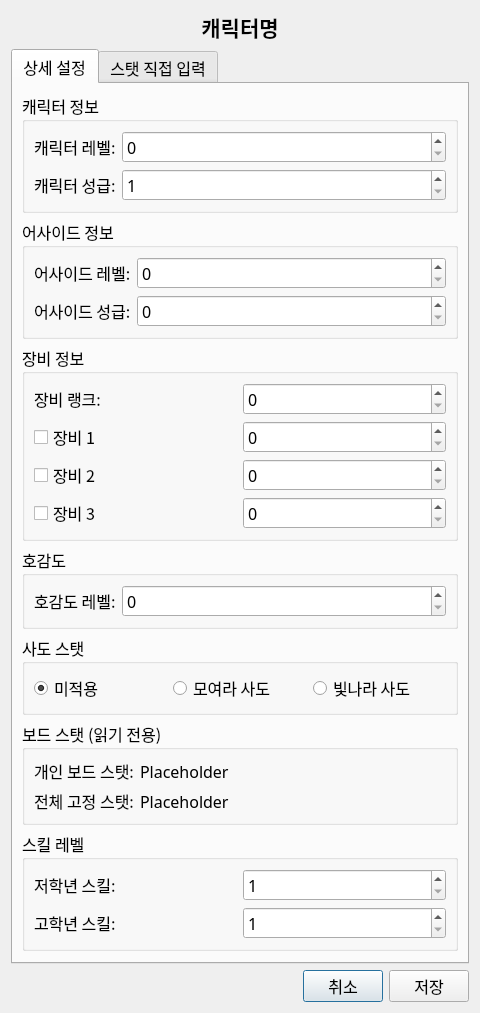
<?xml version="1.0" encoding="UTF-8"?>
<ui version="4.0">
 <class>HeroSettingDialog</class>
 <widget class="QDialog" name="HeroSettingDialog">
  <property name="geometry">
   <rect>
    <x>0</x>
    <y>0</y>
    <width>480</width>
    <height>830</height>
   </rect>
  </property>
  <property name="font">
   <font>
    <family>ONE Mobile POP</family>
    <pointsize>12</pointsize>
   </font>
  </property>
  <property name="windowTitle">
   <string>캐릭터 설정</string>
  </property>
  <layout class="QVBoxLayout" name="verticalLayout">
   <item>
    <widget class="QLabel" name="hero_name_label">
     <property name="font">
      <font>
       <family>ONE Mobile POP</family>
       <pointsize>16</pointsize>
       <bold>true</bold>
      </font>
     </property>
     <property name="text">
      <string>캐릭터명</string>
     </property>
     <property name="alignment">
      <set>Qt::AlignmentFlag::AlignCenter</set>
     </property>
    </widget>
   </item>
   <item>
    <widget class="QTabWidget" name="tabWidget">
     <property name="currentIndex">
      <number>0</number>
     </property>
     <widget class="QWidget" name="detailed_settings_tab">
      <attribute name="title">
       <string>상세 설정</string>
      </attribute>
      <layout class="QVBoxLayout" name="verticalLayout_2">
       <item>
        <widget class="QGroupBox" name="character_info_group">
         <property name="title">
          <string>캐릭터 정보</string>
         </property>
         <layout class="QFormLayout" name="formLayout">
          <item row="0" column="0">
           <widget class="QLabel" name="label">
            <property name="text">
             <string>캐릭터 레벨:</string>
            </property>
           </widget>
          </item>
          <item row="0" column="1">
           <widget class="QSpinBox" name="char_level_spinbox"/>
          </item>
          <item row="1" column="0">
           <widget class="QLabel" name="label_2">
            <property name="text">
             <string>캐릭터 성급:</string>
            </property>
           </widget>
          </item>
          <item row="1" column="1">
           <widget class="QSpinBox" name="char_grade_spinbox">
            <property name="minimum">
             <number>1</number>
            </property>
            <property name="maximum">
             <number>6</number>
            </property>
           </widget>
          </item>
         </layout>
        </widget>
       </item>
       <item>
        <widget class="QGroupBox" name="aside_info_group">
         <property name="title">
          <string>어사이드 정보</string>
         </property>
         <layout class="QFormLayout" name="formLayout_2">
          <item row="0" column="0">
           <widget class="QLabel" name="label_3">
            <property name="text">
             <string>어사이드 레벨:</string>
            </property>
           </widget>
          </item>
          <item row="0" column="1">
           <widget class="QSpinBox" name="aside_level_spinbox"/>
          </item>
          <item row="1" column="0">
           <widget class="QLabel" name="label_4">
            <property name="text">
             <string>어사이드 성급:</string>
            </property>
           </widget>
          </item>
          <item row="1" column="1">
           <widget class="QSpinBox" name="aside_grade_spinbox">
            <property name="maximum">
             <number>5</number>
            </property>
           </widget>
          </item>
         </layout>
        </widget>
       </item>
       <item>
        <widget class="QGroupBox" name="equipment_info_group">
         <property name="title">
          <string>장비 정보</string>
         </property>
         <layout class="QVBoxLayout" name="verticalLayout_3">
          <item>
           <layout class="QHBoxLayout" name="horizontalLayout_2">
            <item>
             <widget class="QLabel" name="label_5">
              <property name="text">
               <string>장비 랭크:</string>
              </property>
             </widget>
            </item>
            <item>
             <widget class="QSpinBox" name="equip_rank_spinbox"/>
            </item>
           </layout>
          </item>
          <item>
           <layout class="QGridLayout" name="gridLayout_3">
            <item row="0" column="0">
             <widget class="QCheckBox" name="equip1_checkbox">
              <property name="text">
               <string>장비 1</string>
              </property>
             </widget>
            </item>
            <item row="0" column="1">
             <widget class="QSpinBox" name="equip1_level_spinbox"/>
            </item>
            <item row="1" column="0">
             <widget class="QCheckBox" name="equip2_checkbox">
              <property name="text">
               <string>장비 2</string>
              </property>
             </widget>
            </item>
            <item row="1" column="1">
             <widget class="QSpinBox" name="equip2_level_spinbox"/>
            </item>
            <item row="2" column="0">
             <widget class="QCheckBox" name="equip3_checkbox">
              <property name="text">
               <string>장비 3</string>
              </property>
             </widget>
            </item>
            <item row="2" column="1">
             <widget class="QSpinBox" name="equip3_level_spinbox"/>
            </item>
           </layout>
          </item>
         </layout>
        </widget>
       </item>
       <item>
        <widget class="QGroupBox" name="affection_group">
         <property name="title">
          <string>호감도</string>
         </property>
         <layout class="QFormLayout" name="formLayout_3">
          <item row="0" column="0">
           <widget class="QLabel" name="label_6">
            <property name="text">
             <string>호감도 레벨:</string>
            </property>
           </widget>
          </item>
          <item row="0" column="1">
           <widget class="QSpinBox" name="affection_level_spinbox"/>
          </item>
         </layout>
        </widget>
       </item>
       <item>
        <widget class="QGroupBox" name="apostle_group">
         <property name="title">
          <string>사도 스탯</string>
         </property>
         <layout class="QHBoxLayout" name="horizontalLayout_3">
          <item>
           <widget class="QRadioButton" name="apostle_none_radio">
            <property name="text">
             <string>미적용</string>
            </property>
            <property name="checked">
             <bool>true</bool>
            </property>
           </widget>
          </item>
          <item>
           <widget class="QRadioButton" name="apostle_gather_radio">
            <property name="text">
             <string>모여라 사도</string>
            </property>
           </widget>
          </item>
          <item>
           <widget class="QRadioButton" name="apostle_shine_radio">
            <property name="text">
             <string>빛나라 사도</string>
            </property>
           </widget>
          </item>
         </layout>
        </widget>
       </item>
       <item>
        <widget class="QGroupBox" name="board_stat_group">
         <property name="title">
          <string>보드 스탯 (읽기 전용)</string>
         </property>
         <layout class="QFormLayout" name="formLayout_4">
          <item row="0" column="0">
           <widget class="QLabel" name="label_7">
            <property name="text">
             <string>개인 보드 스탯:</string>
            </property>
           </widget>
          </item>
          <item row="0" column="1">
           <widget class="QLabel" name="personal_board_label">
            <property name="text">
             <string>Placeholder</string>
            </property>
           </widget>
          </item>
          <item row="1" column="0">
           <widget class="QLabel" name="label_8">
            <property name="text">
             <string>전체 고정 스탯:</string>
            </property>
           </widget>
          </item>
          <item row="1" column="1">
           <widget class="QLabel" name="global_board_label">
            <property name="text">
             <string>Placeholder</string>
            </property>
           </widget>
          </item>
         </layout>
        </widget>
       </item>
       <item>
        <widget class="QGroupBox" name="skill_group">
         <property name="title">
          <string>스킬 레벨</string>
         </property>
         <layout class="QGridLayout" name="gridLayout_4">
          <item row="0" column="0">
           <widget class="QLabel" name="lower_skill_label">
            <property name="text">
             <string>저학년 스킬:</string>
            </property>
           </widget>
          </item>
          <item row="0" column="1">
           <widget class="QSpinBox" name="lower_skill_spinbox">
            <property name="minimum">
             <number>1</number>
            </property>
            <property name="maximum">
             <number>10</number>
            </property>
           </widget>
          </item>
          <item row="1" column="0">
           <widget class="QLabel" name="upper_skill_label">
            <property name="text">
             <string>고학년 스킬:</string>
            </property>
           </widget>
          </item>
          <item row="1" column="1">
           <widget class="QSpinBox" name="upper_skill_spinbox">
            <property name="minimum">
             <number>1</number>
            </property>
            <property name="maximum">
             <number>10</number>
            </property>
           </widget>
          </item>
         </layout>
        </widget>
       </item>
       <item>
        <spacer name="verticalSpacer_2">
         <property name="orientation">
          <enum>Qt::Orientation::Vertical</enum>
         </property>
         <property name="sizeHint" stdset="0">
          <size>
           <width>20</width>
           <height>40</height>
          </size>
         </property>
        </spacer>
       </item>
      </layout>
     </widget>
     <widget class="QWidget" name="manual_stats_tab">
      <attribute name="title">
       <string>스탯 직접 입력</string>
      </attribute>
      <layout class="QVBoxLayout" name="verticalLayout_4">
       <item>
        <widget class="QCheckBox" name="use_manual_stats_checkbox">
         <property name="text">
          <string>유저가 입력한 스탯 사용</string>
         </property>
        </widget>
       </item>
       <item>
        <widget class="QGroupBox" name="stats_group">
         <property name="title">
          <string>캐릭터 스탯</string>
         </property>
         <layout class="QGridLayout" name="gridLayout_2">
          <item row="0" column="0">
           <widget class="QLabel" name="attack_label">
            <property name="text">
             <string>공격력:</string>
            </property>
           </widget>
          </item>
          <item row="0" column="1">
           <widget class="QSpinBox" name="attack_spinbox">
            <property name="maximum">
             <number>999999</number>
            </property>
           </widget>
          </item>
          <item row="1" column="0">
           <widget class="QLabel" name="defense_label">
            <property name="text">
             <string>방어력:</string>
            </property>
           </widget>
          </item>
          <item row="1" column="1">
           <widget class="QSpinBox" name="defense_spinbox">
            <property name="maximum">
             <number>999999</number>
            </property>
           </widget>
          </item>
          <item row="2" column="0">
           <widget class="QLabel" name="hp_label">
            <property name="text">
             <string>체력:</string>
            </property>
           </widget>
          </item>
          <item row="2" column="1">
           <widget class="QSpinBox" name="hp_spinbox">
            <property name="maximum">
             <number>9999999</number>
            </property>
           </widget>
          </item>
          <item row="3" column="0">
           <widget class="QLabel" name="attack_speed_label">
            <property name="text">
             <string>공격속도:</string>
            </property>
           </widget>
          </item>
          <item row="3" column="1">
           <widget class="QSpinBox" name="attack_speed_spinbox">
            <property name="maximum">
             <number>999</number>
            </property>
           </widget>
          </item>
          <item row="4" column="0">
           <widget class="QLabel" name="crit_rate_label">
            <property name="text">
             <string>치명타 확률:</string>
            </property>
           </widget>
          </item>
          <item row="4" column="1">
           <widget class="QSpinBox" name="crit_rate_spinbox">
            <property name="maximum">
             <number>999</number>
            </property>
           </widget>
          </item>
          <item row="5" column="0">
           <widget class="QLabel" name="crit_damage_label">
            <property name="text">
             <string>치명타 피해:</string>
            </property>
           </widget>
          </item>
          <item row="5" column="1">
           <widget class="QSpinBox" name="crit_damage_spinbox">
            <property name="maximum">
             <number>999</number>
            </property>
           </widget>
          </item>
          <item row="6" column="0">
           <widget class="QLabel" name="sp_regen_label">
            <property name="text">
             <string>SP 자연회복량:</string>
            </property>
           </widget>
          </item>
          <item row="6" column="1">
           <widget class="QSpinBox" name="sp_regen_spinbox">
            <property name="maximum">
             <number>999</number>
            </property>
           </widget>
          </item>
          <item row="7" column="0">
           <widget class="QLabel" name="sp_onhit_label">
            <property name="text">
             <string>SP 피격회복량:</string>
            </property>
           </widget>
          </item>
          <item row="7" column="1">
           <widget class="QSpinBox" name="sp_onhit_spinbox">
            <property name="maximum">
             <number>999</number>
            </property>
           </widget>
          </item>
          <item row="8" column="0">
           <widget class="QLabel" name="cooldown_reduction_label">
            <property name="text">
             <string>쿨타임 감소:</string>
            </property>
           </widget>
          </item>
          <item row="8" column="1">
           <widget class="QSpinBox" name="cooldown_reduction_spinbox">
            <property name="maximum">
             <number>999</number>
            </property>
           </widget>
          </item>
         </layout>
        </widget>
       </item>
       <item>
        <spacer name="verticalSpacer">
         <property name="orientation">
          <enum>Qt::Orientation::Vertical</enum>
         </property>
         <property name="sizeHint" stdset="0">
          <size>
           <width>20</width>
           <height>40</height>
          </size>
         </property>
        </spacer>
       </item>
      </layout>
     </widget>
    </widget>
   </item>
   <item>
    <layout class="QHBoxLayout" name="horizontalLayout">
     <item>
      <spacer name="horizontalSpacer">
       <property name="orientation">
        <enum>Qt::Orientation::Horizontal</enum>
       </property>
       <property name="sizeHint" stdset="0">
        <size>
         <width>40</width>
         <height>20</height>
        </size>
       </property>
      </spacer>
     </item>
     <item>
      <widget class="QPushButton" name="cancel_button">
       <property name="text">
        <string>취소</string>
       </property>
      </widget>
     </item>
     <item>
      <widget class="QPushButton" name="save_button">
       <property name="text">
        <string>저장</string>
       </property>
      </widget>
     </item>
    </layout>
   </item>
  </layout>
 </widget>
 <resources/>
 <connections/>
</ui>
